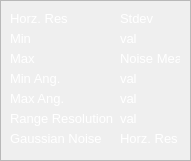
    <widget class="QFrame" name="ultrasound_frame">
     <property name="geometry">
      <rect>
       <x>560</x>
       <y>170</y>
       <width>191</width>
       <height>161</height>
      </rect>
     </property>
     <property name="frameShape">
      <enum>QFrame::StyledPanel</enum>
     </property>
     <property name="frameShadow">
      <enum>QFrame::Raised</enum>
     </property>
     <widget class="QLabel" name="label_39">
      <property name="geometry">
       <rect>
        <x>10</x>
        <y>10</y>
        <width>71</width>
        <height>17</height>
       </rect>
      </property>
      <property name="font">
       <font>
        <pointsize>10</pointsize>
       </font>
      </property>
      <property name="styleSheet">
       <string notr="true">color: rgb(255, 255, 255);</string>
      </property>
      <property name="text">
       <string>Horz. Res</string>
      </property>
     </widget>
     <widget class="QLabel" name="label_40">
      <property name="geometry">
       <rect>
        <x>10</x>
        <y>70</y>
        <width>71</width>
        <height>17</height>
       </rect>
      </property>
      <property name="font">
       <font>
        <pointsize>10</pointsize>
       </font>
      </property>
      <property name="styleSheet">
       <string notr="true">color: rgb(255, 255, 255);</string>
      </property>
      <property name="text">
       <string>Min Ang.</string>
      </property>
     </widget>
     <widget class="QLabel" name="label_41">
      <property name="geometry">
       <rect>
        <x>10</x>
        <y>90</y>
        <width>71</width>
        <height>17</height>
       </rect>
      </property>
      <property name="font">
       <font>
        <pointsize>10</pointsize>
       </font>
      </property>
      <property name="styleSheet">
       <string notr="true">color: rgb(255, 255, 255);</string>
      </property>
      <property name="text">
       <string>Max Ang.</string>
      </property>
     </widget>
     <widget class="QLabel" name="label_42">
      <property name="geometry">
       <rect>
        <x>10</x>
        <y>50</y>
        <width>71</width>
        <height>17</height>
       </rect>
      </property>
      <property name="font">
       <font>
        <pointsize>10</pointsize>
       </font>
      </property>
      <property name="styleSheet">
       <string notr="true">color: rgb(255, 255, 255);</string>
      </property>
      <property name="text">
       <string>Max</string>
      </property>
     </widget>
     <widget class="QLabel" name="label_43">
      <property name="geometry">
       <rect>
        <x>10</x>
        <y>30</y>
        <width>71</width>
        <height>17</height>
       </rect>
      </property>
      <property name="font">
       <font>
        <pointsize>10</pointsize>
       </font>
      </property>
      <property name="styleSheet">
       <string notr="true">color: rgb(255, 255, 255);</string>
      </property>
      <property name="text">
       <string>Min</string>
      </property>
     </widget>
     <widget class="QLabel" name="label_44">
      <property name="geometry">
       <rect>
        <x>10</x>
        <y>110</y>
        <width>131</width>
        <height>17</height>
       </rect>
      </property>
      <property name="font">
       <font>
        <pointsize>10</pointsize>
       </font>
      </property>
      <property name="styleSheet">
       <string notr="true">color: rgb(255, 255, 255);</string>
      </property>
      <property name="text">
       <string>Range Resolution</string>
      </property>
     </widget>
     <widget class="QLabel" name="sonar_range_res">
      <property name="geometry">
       <rect>
        <x>120</x>
        <y>110</y>
        <width>60</width>
        <height>17</height>
       </rect>
      </property>
      <property name="font">
       <font>
        <pointsize>10</pointsize>
       </font>
      </property>
      <property name="styleSheet">
       <string notr="true">color: rgb(255, 255, 255);</string>
      </property>
      <property name="text">
       <string>val</string>
      </property>
     </widget>
     <widget class="QLabel" name="sonar_max_angle">
      <property name="geometry">
       <rect>
        <x>120</x>
        <y>90</y>
        <width>60</width>
        <height>17</height>
       </rect>
      </property>
      <property name="font">
       <font>
        <pointsize>10</pointsize>
       </font>
      </property>
      <property name="styleSheet">
       <string notr="true">color: rgb(255, 255, 255);</string>
      </property>
      <property name="text">
       <string>val</string>
      </property>
     </widget>
     <widget class="QLabel" name="sonar_min_angle">
      <property name="geometry">
       <rect>
        <x>120</x>
        <y>70</y>
        <width>60</width>
        <height>17</height>
       </rect>
      </property>
      <property name="font">
       <font>
        <pointsize>10</pointsize>
       </font>
      </property>
      <property name="styleSheet">
       <string notr="true">color: rgb(255, 255, 255);</string>
      </property>
      <property name="text">
       <string>val</string>
      </property>
     </widget>
     <widget class="QLabel" name="sonar_max">
      <property name="geometry">
       <rect>
        <x>120</x>
        <y>50</y>
        <width>60</width>
        <height>17</height>
       </rect>
      </property>
      <property name="font">
       <font>
        <pointsize>10</pointsize>
       </font>
      </property>
      <property name="styleSheet">
       <string notr="true">color: rgb(255, 255, 255);</string>
      </property>
      <property name="text">
       <string>Noise Mean</string>
      </property>
     </widget>
     <widget class="QLabel" name="sonar_min">
      <property name="geometry">
       <rect>
        <x>120</x>
        <y>30</y>
        <width>60</width>
        <height>17</height>
       </rect>
      </property>
      <property name="font">
       <font>
        <pointsize>10</pointsize>
       </font>
      </property>
      <property name="styleSheet">
       <string notr="true">color: rgb(255, 255, 255);</string>
      </property>
      <property name="text">
       <string>val</string>
      </property>
     </widget>
     <widget class="QLabel" name="sonar_horz_res">
      <property name="geometry">
       <rect>
        <x>120</x>
        <y>10</y>
        <width>60</width>
        <height>17</height>
       </rect>
      </property>
      <property name="font">
       <font>
        <pointsize>10</pointsize>
       </font>
      </property>
      <property name="styleSheet">
       <string notr="true">color: rgb(255, 255, 255);</string>
      </property>
      <property name="text">
       <string>Stdev</string>
      </property>
     </widget>
     <widget class="QLabel" name="label_65">
      <property name="geometry">
       <rect>
        <x>10</x>
        <y>130</y>
        <width>121</width>
        <height>17</height>
       </rect>
      </property>
      <property name="font">
       <font>
        <pointsize>10</pointsize>
       </font>
      </property>
      <property name="styleSheet">
       <string notr="true">color: rgb(255, 255, 255);</string>
      </property>
      <property name="text">
       <string>Gaussian Noise</string>
      </property>
     </widget>
     <widget class="QLabel" name="sonar_gaussian_noise">
      <property name="geometry">
       <rect>
        <x>120</x>
        <y>130</y>
        <width>60</width>
        <height>17</height>
       </rect>
      </property>
      <property name="font">
       <font>
        <pointsize>10</pointsize>
       </font>
      </property>
      <property name="styleSheet">
       <string notr="true">color: rgb(255, 255, 255);</string>
      </property>
      <property name="text">
       <string>Horz. Res</string>
      </property>
     </widget>
    </widget>
